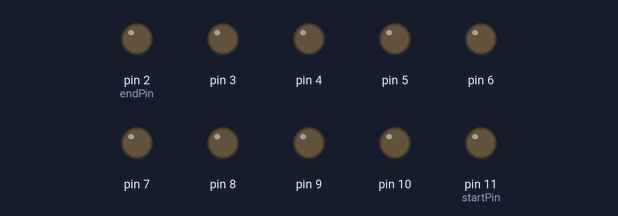
This sketch was run on a simulated Arduino Uno, built with avr-gcc and run on an emulated ATmega328P. On the bench: output pins drawn as LEDs (lit = HIGH).

Above: at 0.2 s.
At 1.7 s:
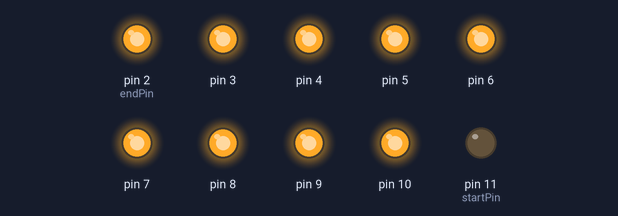
At 2.5 s:
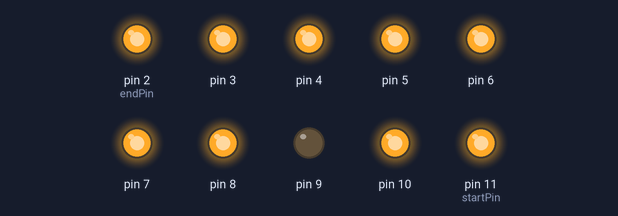
At 4.5 s:
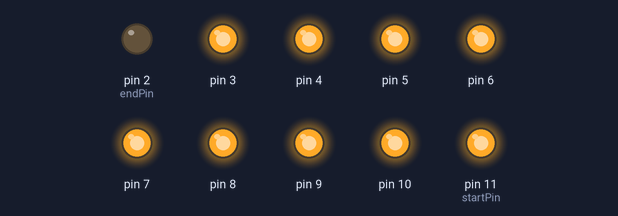
At 7.7 s:
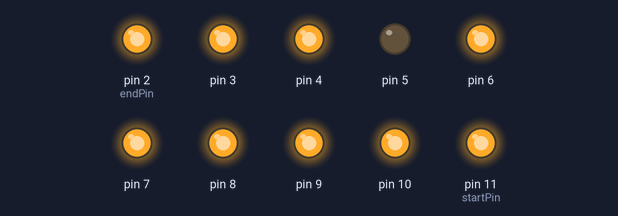
At 11.0 s:
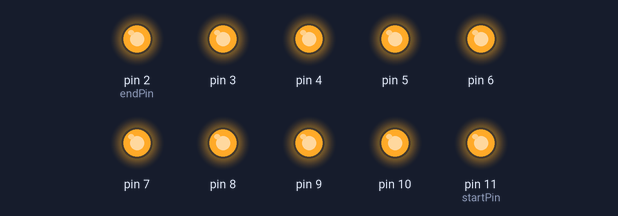
Timing chart, 0 to 12.5 s (numbered marks = the images above):
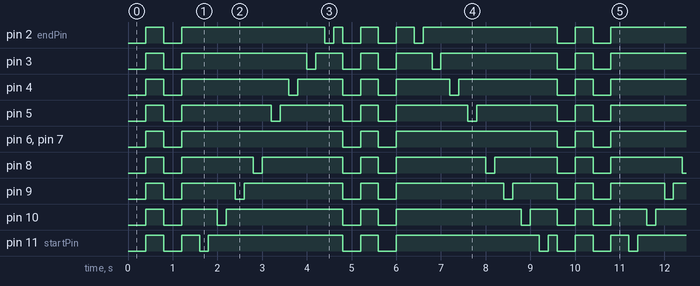

Measured:
- by itself, pin 6, pin 7: repeats every 4.8 s: LOW 0.40 s, HIGH 3.6 s, LOW 0.40 s, HIGH 0.40 s
- by itself, pin 2 (endPin): repeats every 9.6 s: LOW 0.40 s, HIGH 3.2 s, LOW 0.20 s, HIGH 0.20 s, 2 × (LOW 0.40 s, HIGH 0.40 s), LOW 0.20 s, HIGH 3.0 s, LOW 0.40 s, HIGH 0.40 s
- by itself, pin 4: repeats every 9.6 s: LOW 0.40 s, HIGH 2.4 s, LOW 0.20 s, HIGH 1.0 s, LOW 0.40 s, HIGH 0.40 s, LOW 0.40 s, HIGH 1.2 s, LOW 0.20 s, HIGH 2.2 s, LOW 0.40 s, HIGH 0.40 s

The sketch:

Lab02__2___.ino
```cpp
const byte startPin = 11;
const byte endPin = 2;
void setup()
{

for (byte i = startPin; i>= endPin; i--)
{
  pinMode(i, OUTPUT);
}

}

void loop()
{
byte i;
byte lightPin = startPin;
for (i=startPin; i >= endPin; i--)
{
  digitalWrite(i,LOW);
}
  delay(400);
  for (i=startPin; i >= endPin; i--)
{
  digitalWrite(i,HIGH);
}
  delay(400);
for (i=startPin; i >= endPin; i--)
{
  digitalWrite(i,LOW);
}
  delay(400);
  for (i=startPin; i >= endPin; i--)
{
  digitalWrite(i,HIGH);
}
  delay(400);


for (i=startPin; i >= endPin; i--)
{
  digitalWrite(i,HIGH);
}
for (i=startPin; i>= endPin; i--)
{
   if(i!=6 && i!=7)
   {digitalWrite(i,LOW);
    delay(200);
    digitalWrite(i,HIGH);
    delay(200);
   }
}

  for (i=startPin; i >= endPin; i--)
{
  digitalWrite(i,LOW);
}
  delay(400);
  for (i=startPin; i >= endPin; i--)
{
  digitalWrite(i,HIGH);
}
  delay(400);
  for (i=startPin; i >= endPin; i--)
{
  digitalWrite(i,LOW);
}
  delay(400);
    for (i=startPin; i >= endPin; i--)
{
  digitalWrite(i,HIGH);
}
  delay(400);
  for (i=endPin; i<= startPin; i++)
{
   if(i!=6 && i!=7)
   {digitalWrite(i,LOW);
    delay(200);
    digitalWrite(i,HIGH);
    delay(200);
   }
}
}
```
